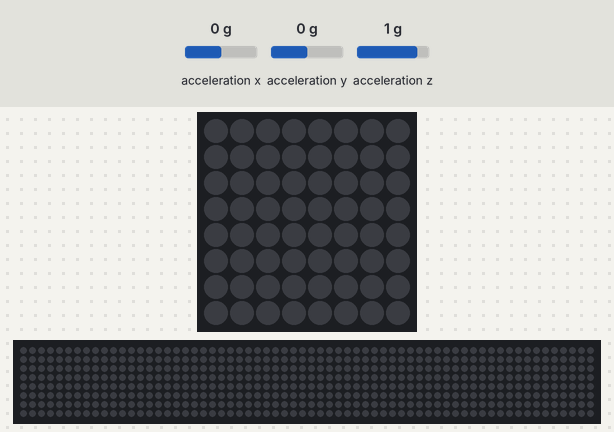
This program was run on a simulated Raspberry Pi (BCM pin numbers) with a Sense HAT. Shown: the Sense HAT's 8×8 RGB LED matrix, a strip that is not on the board, showing the scrolling text unrolled. The test bench sets the inputs (shaded band); at power-on: acceleration x 0 g, acceleration y 0 g, acceleration z 1 g. Random numbers come from a fixed seed; the 64×8 strip is a reading aid, not a part: it shows the text the matrix is scrolling, unrolled, one strip-width of it at a time.

Above: at 1.2 s.
1.3 s: acceleration x set to -1.4 g
At 1.31 s:
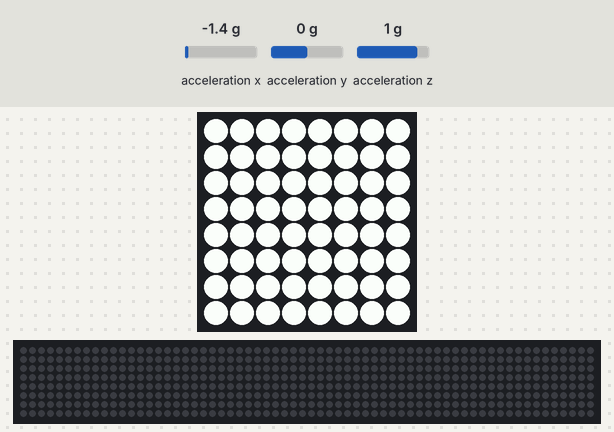
At 1.66 s:
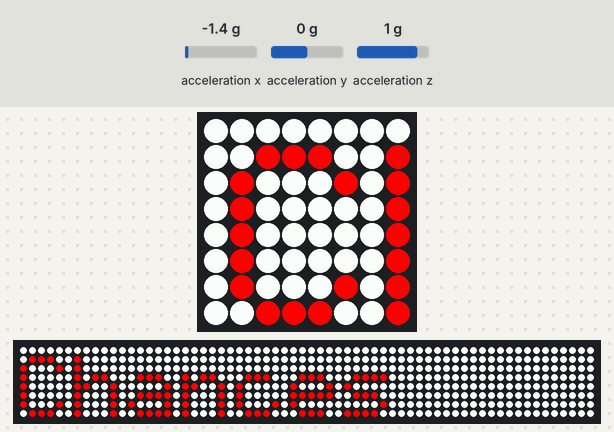

Measured:
- after the input at 1.3 s, the LEDs: change at once (image 1)

The program:

8ball.py
```python
from sense_hat import SenseHat
from random import choice

sense = SenseHat()

red = (255, 0, 0)
white = (255,255,255)
answers = ["Not likely","Chances are slim","Maybe","Quite possibly","Certainly"]

try:
    while True:
        acceleration = sense.get_accelerometer_raw()
        x = acceleration['x']
        y = acceleration['y']
        z = acceleration['z']

        x = abs(x)
        y = abs(y)
        z = abs(z)

        if x > 1 or y > 1 or z > 1:
            sense.show_message(choice(answers), text_colour=red, back_colour=white, scroll_speed=0.05)
        else:
            sense.clear()
except KeyboardInterrupt:
    sense.clear()
```
